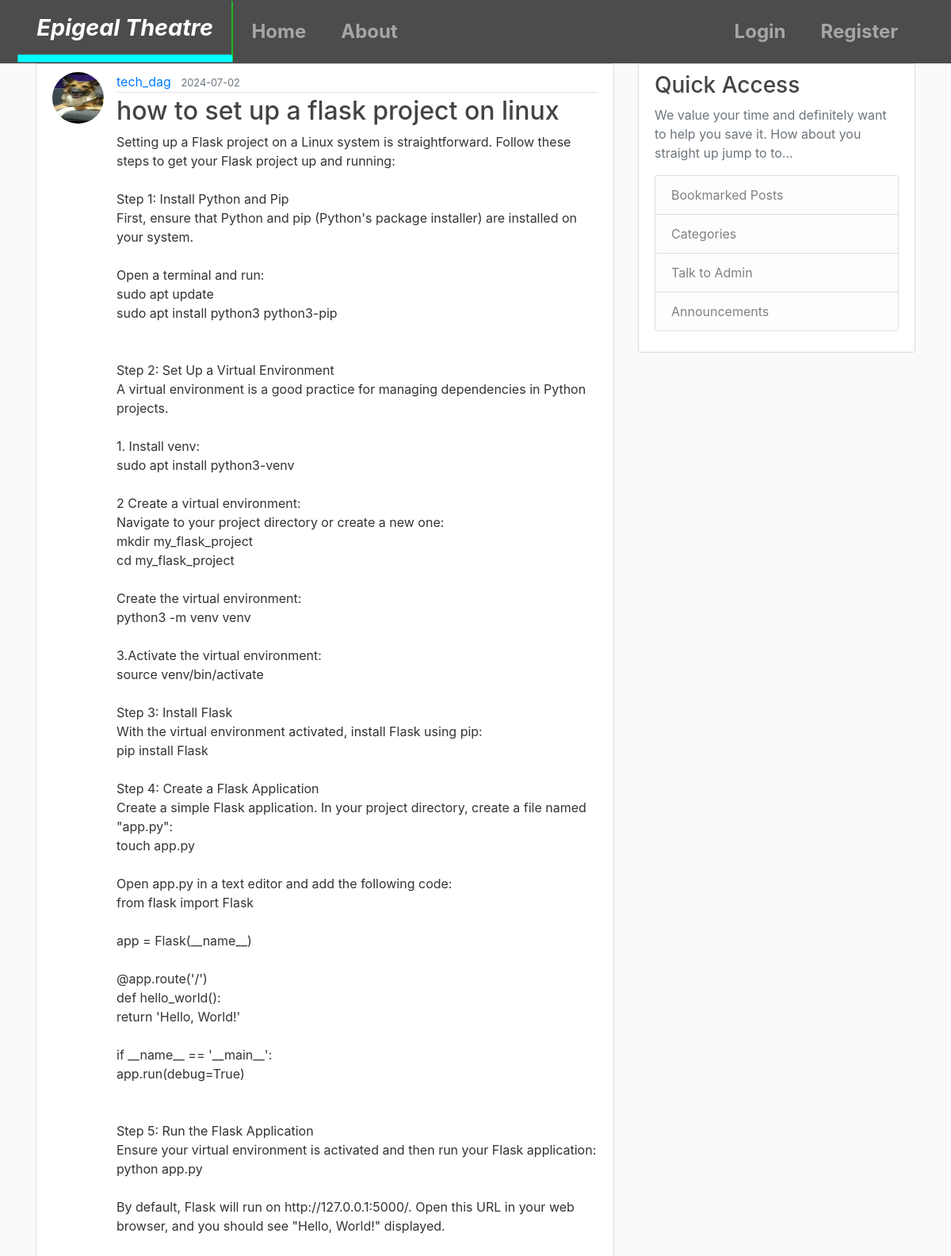
Page /post/9 on the committed database.
### flaskblog/models.py (models this page shows, shortened)
class User(db.Model, UserMixin):
	id = db.Column(db.Integer, primary_key=True)
	username =  db.Column(db.String(20), unique=True,nullable=False)
	email = db.Column(db.String(120), unique=True,nullable=False)
	image_file = db.Column(db.String(20),nullable=False, default = 'default.jpg')
	password = db.Column(db.String(60),nullable=False)
	posts = db.relationship('Post', backref='author', lazy=True)

class Post(db.Model):
	id = db.Column(db.Integer,primary_key=True)
	title=db.Column(db.String(100), nullable=False)
	date_posted = db.Column(db.DateTime, nullable=False, default=datetime.utcnow)
	content = db.Column(db.Text, nullable=False)
	user_id =db.Column(db.Integer, db.ForeignKey('user.id'), nullable=False)

### flaskblog/posts/routes.py (the view)
@posts.route("/post/<int:post_id>")
def post(post_id):
	post = Post.query.get_or_404(post_id)
	return render_template('post.html', title=post.title, post=post)

### flaskblog/templates/post.html (shortened to what this page needs)
{% extends "layout.html" %}
{% block content %}
	<article class="media content-section">
		<img class= "rounded-circle article-img" src="{{ url_for('static', filename='assets/' + post.author.image_file) }}">
		<div class="media-body">
		    <div class="article-metadata">
		      <a class="mr-2" href="#">{{ post.author.username }}</a>
		      <small class="text-muted">{{ post.date_posted.strftime('%Y-%m-%d') }}</small>
		    </div>
		    <h2 class="article-title">{{ post.title }}</h2>
		    <p class="article-content">{{ post.content }}</p>
		</div>
	</article>
{% endblock content %}

### flaskblog/static/main.css (style rules this page uses)
body { background: #fafafa; color: #333333; margin-top: 5rem; }
h1, h2, h3, h4, h5, h6 { color: #444444; }
.content-section { background: #ffffff; padding: 10px 20px; border: 1px solid #dddddd; border-radius: 3px; margin-bottom: 20px; }
.article-title { color: #444444; }
.article-content { white-space: pre-line; }
.article-img { height: 65px; width: 65px; margin-right: 16px; }
.article-metadata { padding-bottom: 1px; margin-bottom: 4px; border-bottom: 1px solid #e3e3e3 }

### rows in the picture
User: image_file (picture), author.username "tech_dag"
Post: date_posted "2024-07-02", title "how to set up a flask project on linux", content "Setting up a Flask project on a Linux system is straightforward. Follow these steps to get your Flask project up and running: Step 1: Install Python and Pip First, ensure that Python and pip (Python's package installer) are installed on your system. Open a terminal and run: sudo apt update sudo apt install python3 python3-pip Step 2: Set Up a Virtual Environment A virtual environment is a good practice for managing dependencies in Python projects. 1. Install venv: sudo apt install python3-venv 2 Create a virtual environment: Navigate to your project directory or create a new one: mkdir my_flask_project cd my_flask_project Create the virtual environment: python3 -m venv venv 3.Activate the…"
